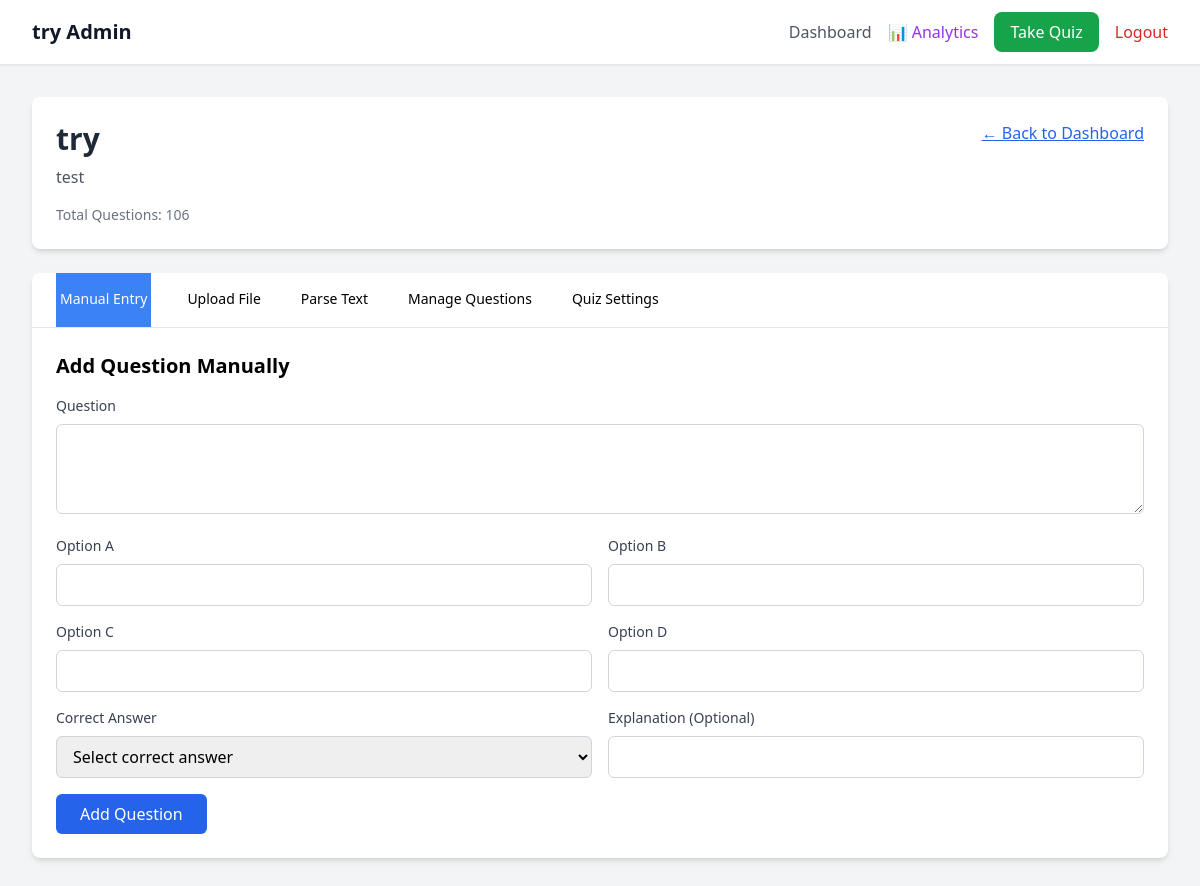
The page /quiz/1/admin (signed in) on the database as committed earlier.
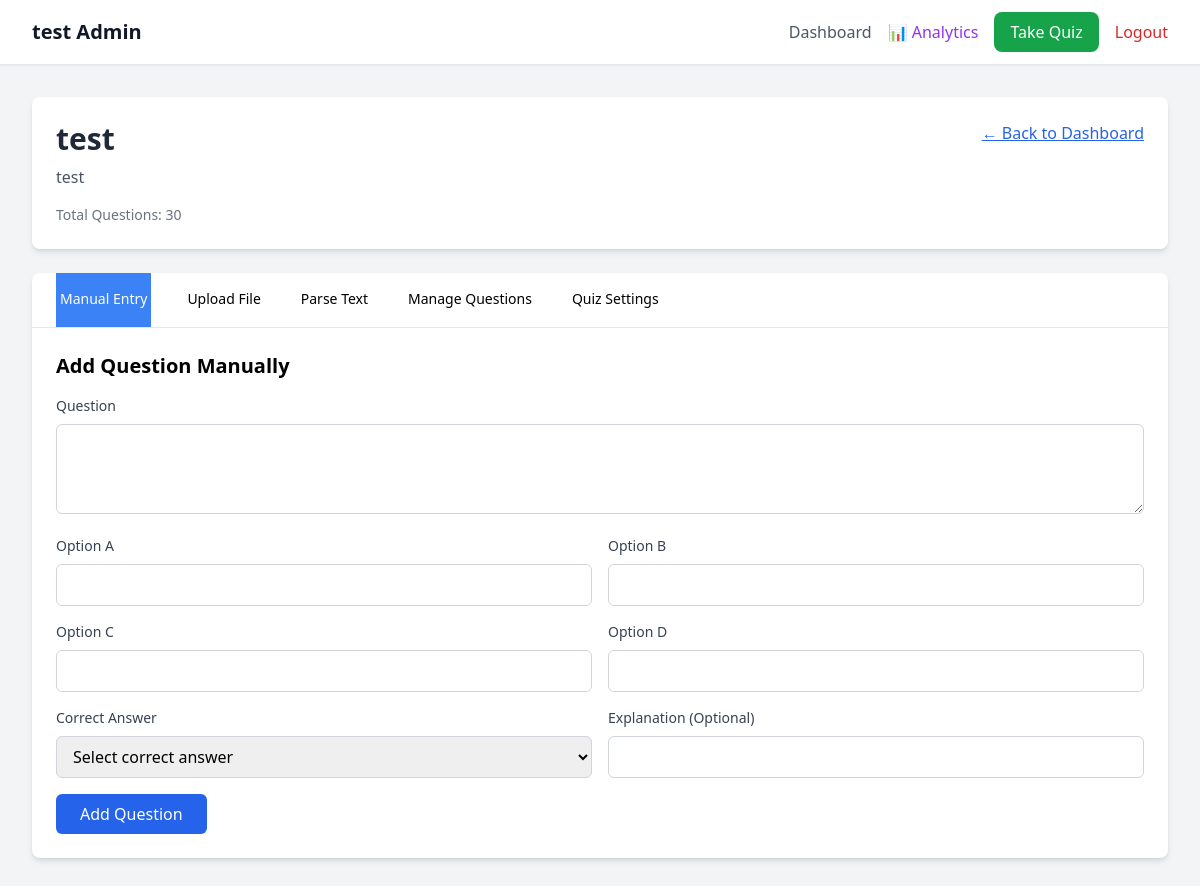
The same page on the database as committed later.
### tables this page shows
CREATE TABLE quizzes (
            id INTEGER PRIMARY KEY AUTOINCREMENT,
            name TEXT NOT NULL UNIQUE,
            description TEXT,
            show_answers_public BOOLEAN DEFAULT FALSE,
            created_at TIMESTAMP DEFAULT CURRENT_TIMESTAMP,
            updated_at TIMESTAMP DEFAULT CURRENT_TIMESTAMP
        );

### app.py (the view)
@app.route('/quiz/<int:quiz_id>/admin')
@login_required
def quiz_admin(quiz_id):
    quiz = get_quiz_by_id(quiz_id)
    if not quiz:
        flash('Quiz not found.', 'error')
        return redirect(url_for('index'))
    questions = get_questions_by_quiz_id(quiz_id)
    return render_template('admin.html', quiz=quiz, questions=questions)

### app.py (called while the page is built)
def get_db_connection():
    conn = sqlite3.connect(app.config['DATABASE'])
    conn.row_factory = sqlite3.Row
    return conn

def get_quiz_by_id(quiz_id):
    conn = get_db_connection()
    quiz = conn.execute('SELECT * FROM quizzes WHERE id = ?', (quiz_id,)).fetchone()
    conn.close()
    return dict(quiz) if quiz else None

def get_questions_by_quiz_id(quiz_id):
    conn = get_db_connection()
    questions = conn.execute('SELECT * FROM questions WHERE quiz_id = ? ORDER BY id', (quiz_id,)).fetchall()
    conn.close()
    formatted_questions = []
    for i, q in enumerate(questions, 1):
        formatted_questions.append({
            'id': i,
            'db_id': q['id'],
            'question': q['question_text'],
            'options': [
                {'letter': 'A', 'text': q['option_a']},
                {'letter': 'B', 'text': q['option_b']},
                {'letter': 'C', 'text': q['option_c']},
                {'letter': 'D', 'text': q['option_d']}
            ],
            'correct_answer': q['correct_answer'],
            'explanation': q['explanation'] or ''
        })
    return formatted_questions

### templates/admin.html (shortened to what the changed rows need)
<!DOCTYPE html>
<html lang="en">
<head>
    <script src="https://cdn.tailwindcss.com"></script>
</head>
<body class="bg-gray-100 min-h-screen">
    <nav class="bg-white shadow-sm border-b">
        <div class="max-w-7xl mx-auto px-4 sm:px-6 lg:px-8">
            <div class="flex justify-between items-center h-16">
                <div class="flex items-center">
                    <h1 class="text-lg sm:text-xl font-bold text-gray-900 truncate">{{ quiz.name }} Admin</h1>
                </div>
            </div>
        </div>
    </nav>
    <div class="max-w-7xl mx-auto px-4 sm:px-6 lg:px-8 py-6 sm:py-8">
        <div class="bg-white rounded-lg shadow-md p-4 sm:p-6 mb-6">
            <div class="flex flex-col sm:flex-row sm:justify-between sm:items-start">
                <div class="mb-4 sm:mb-0">
                    <h2 class="text-2xl sm:text-3xl font-bold text-gray-800 mb-2">{{ quiz.name }}</h2>
                    <p class="text-gray-600">{{ quiz.description or 'Manage quiz questions' }}</p>
                </div>
            </div>
            <div class="mt-4 flex flex-col sm:flex-row sm:items-center gap-2 sm:gap-4">
                <span class="text-sm text-gray-500">Total Questions: <span id="question-count">{{ questions|length }}</span></span>
            </div>
        </div>
        <div class="bg-white rounded-lg shadow-md mb-6">
            <div id="manual" class="tab-content active p-6">
                <h2 class="text-xl font-semibold mb-4">Add Question Manually</h2>
            </div>
        </div>
    </div>
</body>
</html>

Rows that differ between the two databases and show on the page:
changed quizzes "test": name "try" → "test"
Other text that changed with them:
{{ questions|length }}: "106" → "30"
